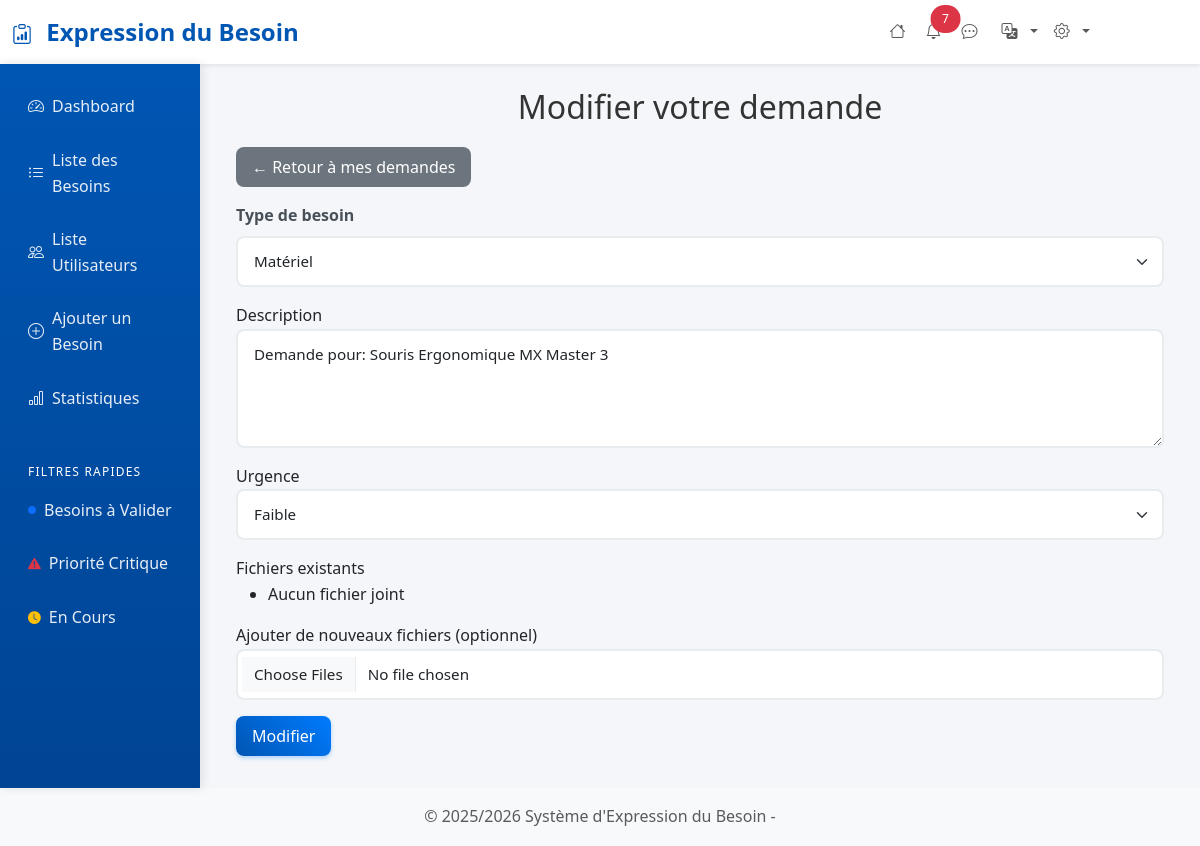
/modifier_demande.php?id=60 (signed in), run on the app's committed database.
### tables this page shows
CREATE TABLE `demandes` (
  `id` int(11) NOT NULL,
  `user_id` int(11) NOT NULL,
  `type_besoin_id` int(11) NOT NULL,
  `description` text NOT NULL,
  `urgence` enum('Faible','Moyenne','Urgente') NOT NULL DEFAULT 'Faible',
  `statut` enum('En attente','En cours de validation','Traitée') NOT NULL DEFAULT 'En attente',
  `date_creation` datetime DEFAULT current_timestamp()
);

CREATE TABLE `types_besoins` (
  `id` int(11) NOT NULL,
  `libelle` varchar(100) NOT NULL
);

### modifier_demande.php (the view, shortened to what this page needs)
<?php
include 'includes/header.php';
$conn = getConnection();
$user_id = $_SESSION['user_id'];
$id = $_GET['id'] ?? null;
$stmtTypes = $conn->query("SELECT id, libelle FROM types_besoins ORDER BY libelle ASC");
$types_besoins = $stmtTypes->fetchAll(PDO::FETCH_ASSOC);
$stmt = $conn->prepare("SELECT * FROM demandes WHERE id = :id AND user_id = :user_id AND statut NOT IN ('Validée','Rejetée')");
$stmt->execute([':id' => $id, ':user_id' => $user_id]);
$demande = $stmt->fetch(PDO::FETCH_ASSOC);
$stmtFiles = $conn->prepare("SELECT * FROM pieces_jointes WHERE demande_id = :demande_id");
$stmtFiles->execute([':demande_id' => $id]);
$fichiers_existants = $stmtFiles->fetchAll(PDO::FETCH_ASSOC);
?>
<div class="container mt-4">
    <h2>Modifier votre demande</h2>
    <a href="dashboard-demandeur.php" class="btn btn-secondary mb-3">← Retour à mes demandes</a>
    <form method="post" enctype="multipart/form-data">
        <div class="mb-3">
            <label for="type_besoin" class="form-label">Type de besoin</label>
            <select name="type_besoin" id="type_besoin" class="form-select" required>
                <?php foreach ($types_besoins as $type): ?>
                <option value="<?= $type['id'] ?>" <?= $type['id'] == $demande['type_besoin_id'] ? 'selected' : '' ?>>
                    <?= htmlspecialchars($type['libelle']) ?>
                </option>
                <?php endforeach; ?>
            </select>
        </div>
        <div class="mb-3">
            <label>Description</label>
            <textarea name="description" class="form-control" rows="4"
                required><?= htmlspecialchars($demande['description']) ?></textarea>
        </div>
        <div class="mb-3">
            <label>Urgence</label>
            <select name="urgence" class="form-select" required>
                <option value="Faible" <?= $demande['urgence']=='Faible' ? 'selected' : '' ?>>Faible</option>
            </select>
        </div>
        <div class="mb-3">
            <label>Fichiers existants</label>
            <ul>
                <?php if ($fichiers_existants): ?>
                <?php foreach ($fichiers_existants as $f): ?>
                <li><a href="<?= htmlspecialchars($f['fichier']) ?>" target="_blank">Voir</a></li>
                <?php endforeach; ?>
                <?php else: ?>
                <li>Aucun fichier joint</li>
                <?php endif; ?>
            </ul>
        </div>
        <div class="mb-3">
            <label>Ajouter de nouveaux fichiers (optionnel)</label>
            <input type="file" name="fichiers[]" class="form-control" multiple>
        </div>
        <button type="submit" class="btn btn-primary">Modifier</button>
    </form>
</div>
<?php include 'includes/footer.php'; ?>

### assets/css/style.css (style rules this page uses)
:root { --primary-color: #0056b3; --secondary-color: #6c757d; --success-color: #198754; --info-color: #0dcaf0; --warning-color: #ffc107; --danger-color: #dc3545; --light-color: #f8f9fa; --dark-color: #212529; --border-radius: 8px; --box-shadow: 0 4px 6px rgba(0,0,0,0.07); --transition: all 0.3s ease; }
body { background-color: #f4f6f9; font-family: 'Segoe UI', Tahoma, Geneva, Verdana, sans-serif; line-height: 1.6; }
.btn { border-radius: var(--border-radius); font-weight: 500; transition: var(--transition); border: none; padding: 0.5rem 1rem; }
.btn-primary { background: linear-gradient(45deg, #0056b3, #007bff); box-shadow: 0 2px 4px rgba(0,123,255,0.3); }
.form-control, .form-select { border-radius: var(--border-radius); border: 2px solid #e9ecef; padding: 0.75rem 1rem; transition: var(--transition); font-size: 0.95rem; }
.form-label { font-weight: 600; color: #495057; margin-bottom: 0.5rem; }

### includes/header.php (style rules this page uses)
:root { --primary-color: #0056b3; --secondary-color: #6c757d; --success-color: #198754; --info-color: #0dcaf0; --warning-color: #ffc107; --danger-color: #dc3545; --light-color: #f8f9fa; --dark-color: #212529; }
body { background-color: #f4f6f9; font-family: 'Segoe UI', Tahoma, Geneva, Verdana, sans-serif; }
.btn { border-radius: 8px; font-weight: 500; transition: all 0.3s ease; }
.btn-primary { background: linear-gradient(45deg, #0056b3, #007bff); border: none; }
h2 { color: #333; margin-bottom: 20px; text-align: center; }

### data on the page
demandes: type_besoin "Matériel", description "Demande pour: Souris Ergonomique MX Master 3", urgence "Faible"

### other printed values
getSetence('header_title') "Expression du Besoin"
$unreadCount "7"
